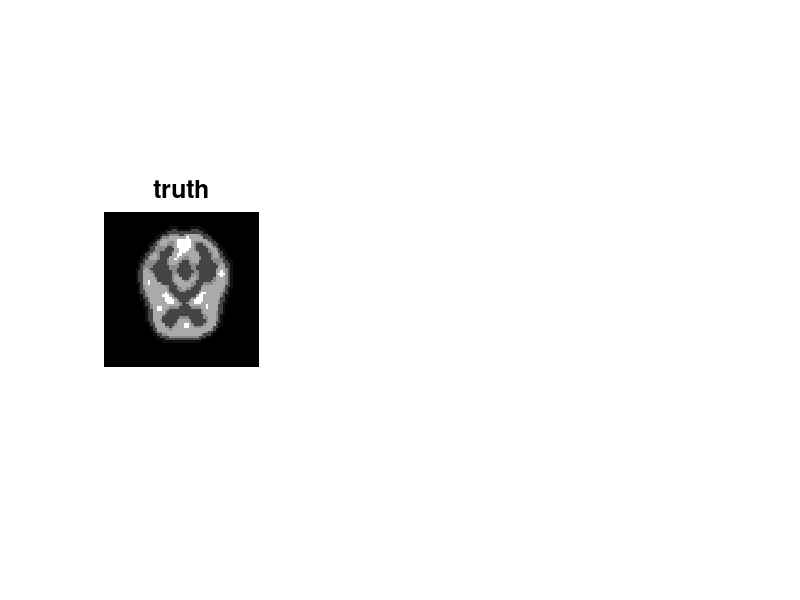

The MATLAB source for this figure: (Note: this script raises an error after producing the figure.)
clear; close all;
path(path,genpath(pwd));
fullscreen = get(0,'ScreenSize');

load('brain_phantom_64');
ytu=brain_phantom_64;
subplot(131); 
imshow(flipud(imrotate(ytu,90)),[]);
title('truth','fontsize',18); 

load('sino_brain');
% n = 128;
% ratio = .3;
p = 64; q = 64; % p x q is the size of image
%m = round(ratio*n^2);

N=64;
x_dim=N;
y_dim=N;
b_size=x_dim;
a_size=y_dim;
fov_size=N;
ig=image_geom('nx',x_dim,'ny',y_dim,'fov',fov_size);
sg = sino_geom('par', 'nb', b_size, 'na', a_size);
G = Glinear(ig.nx,ig.ny,sg.nb,sg.na);


%nrmI = norm(I,'fro');
% figure('Name','TVAL3','Position',...
%     [fullscreen(1) fullscreen(2) fullscreen(3) fullscreen(4)]);

x=my_mlem128(sino_brain,10);

subplot(132); imshow(x,[]);
title('Recovered by EM','fontsize',18); drawnow;


%% Run TVAL3
clear opts
opts.mu = 2^8;
opts.beta = 2^5;
opts.tol = 1E-3;
opts.maxit = 300;
opts.TVnorm = 2;
opts.nonneg = true;

f=sino_brain;
f=reshape(f,4096,1);
t = cputime;
[U, out] = TVAL3(G,f,p,q,opts);
t = cputime - t;


subplot(133); 
imshow(U,[]);
title('Recovered by CS','fontsize',18);
xlabel(sprintf(' number of angles=%2d  \n Rel-Err: %4.2f%%, CPU: %4.2fs ',n_theta,norm(U-I,'fro')/nrmI*100,t),'fontsize',16);
